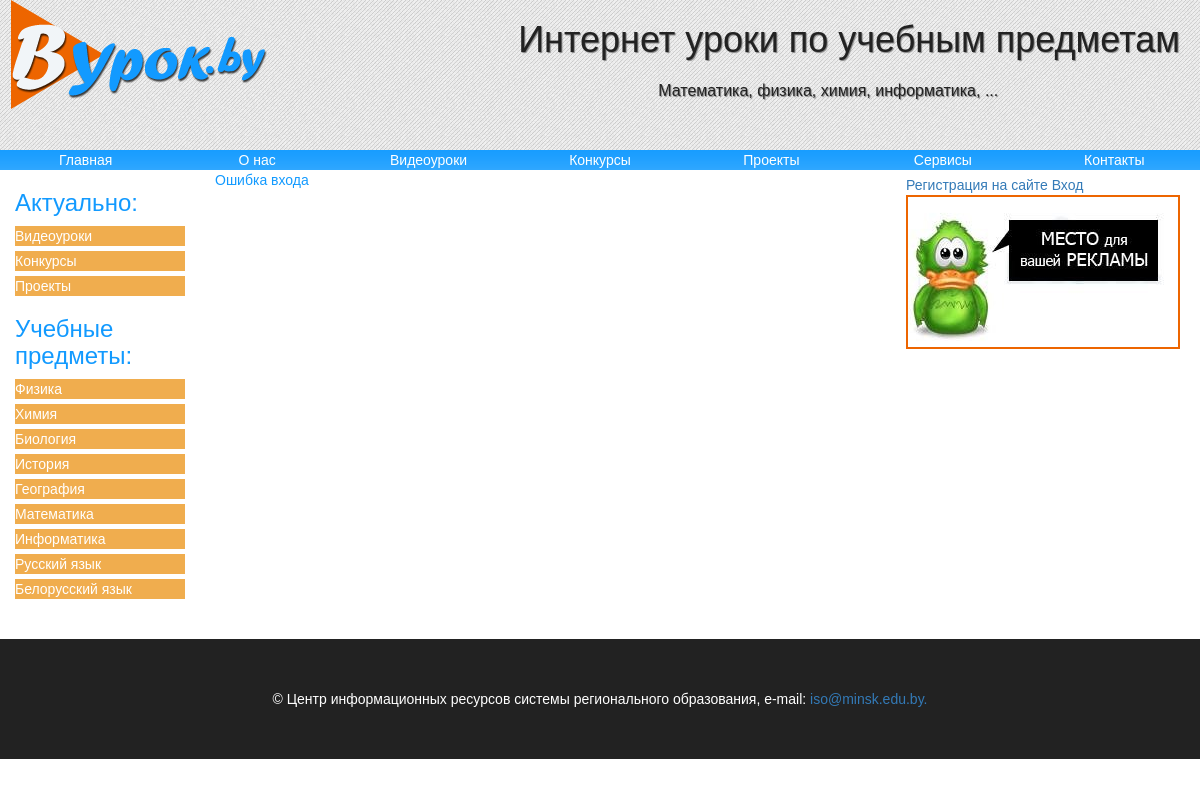
The page /cabinet.php on the database its author committed.
### tables this page shows
CREATE TABLE IF NOT EXISTS `maintexts` (
  `id` int(11) NOT NULL,
  `name` tinytext NOT NULL,
  `body` text NOT NULL,
  `url` tinytext NOT NULL,
  `lang` enum('ru','en') NOT NULL DEFAULT 'ru',
  `showhide` enum('show','hide') NOT NULL,
  `putdate` date NOT NULL,
  `leftmenu` enum('0','1') NOT NULL DEFAULT '0'
);

### temples/top.php (the view, shortened to what this page needs)
<?php session_start();
require_once ('config/config.php');
?>
<!Doctype html>
<html>
<head><meta charset='utf-8'>
<link type='text/css' rel='stylesheet' href='media/bootstrap/css/bootstrap.css'><link type='text/css' rel='stylesheet' href='media/css/style.css'>
</head>
<body>
<header class='shapka'>
<h1>Интернет уроки по учебным предметам</h1><p>Математика, физика, химия, информатика, ...</p>
<img src='media/img/logo.png'>
</header>
<div class='topmenu'>
<a href='/'>Главная</a>
<a href='index.php?url=about'>О нас</a>
<a href='index.php?url=video'>Видеоуроки</a>
<a href='index.php?url=konkurs'>Конкурсы</a>
<a href='index.php?url=proekt'>Проекты</a>
<a href='index.php?url=Servis'>Сервисы</a>
<a href='index.php?url=contakts'>Контакты</a>
</div>
<div class='block'>
<div class='col-md-2'>
<h3>Актуально:</h3>
<?php
$abj_menu=mysqli_query($dbcon,"SELECT*FROM maintexts WHERE leftmenu='1'");
while($menu=mysqli_fetch_array($abj_menu)){
echo "<a href='index.php?url=".$menu['url']."' class='btn-block btn-warning'>";
echo $menu['name'];
echo '</a>';
}
?>
<h3>Учебные предметы:</h3>
<a href='index.php?url=fizika' class='btn-block btn-warning'>Физика</a>
<a href='index.php?url=himia' class='btn-block btn-warning'>Химия</a>
<a href='index.php?url=bio' class='btn-block btn-warning'>Биология</a>
<a href='index.php?url=history' class='btn-block btn-warning'>История</a>
<a href='index.php?url=geo' class='btn-block btn-warning'>География</a>
<a href='index.php?url=matem' class='btn-block btn-warning'>Математика</a>
<a href='index.php?url=informatika' class='btn-block btn-warning'>Информатика</a>
<a href='index.php?url=russ' class='btn-block btn-warning'>Русский язык</a>
<a href='index.php?url=bel' class='btn-block btn-warning'>Белорусский язык</a>
</div>
<div class='col-md-8'>

### media/css/style.css (style rules this page uses)
body { background:white; margin:0; padding:0; color: #129aff; font-family: Arial, Verdana, sans-serif; font-size:14px; }
.shapka { height: 150px; background:url(../img/sm.png); }
.shapka h1 { float:right; margin:20px; text-shadow:1px 1px 1px gray; color:#222222; }
.shapka p { float:right; margin:80px -500px 0 0; text-shadow:1px 1px 1px gray; color:#222222; font-size:16px; }
.shapka img { float:left; }
.topmenu { display: flex; }
.topmenu a { color:white; margin:0px auto; width:100%; background: url(../img/fm.png); flex:1; font-size:14px; display:block; text-align:center; text-decoration:none; }

### rows shown on the page
maintexts: name "Видеоуроки"
maintexts: name "Конкурсы"
maintexts: name "Проекты"
